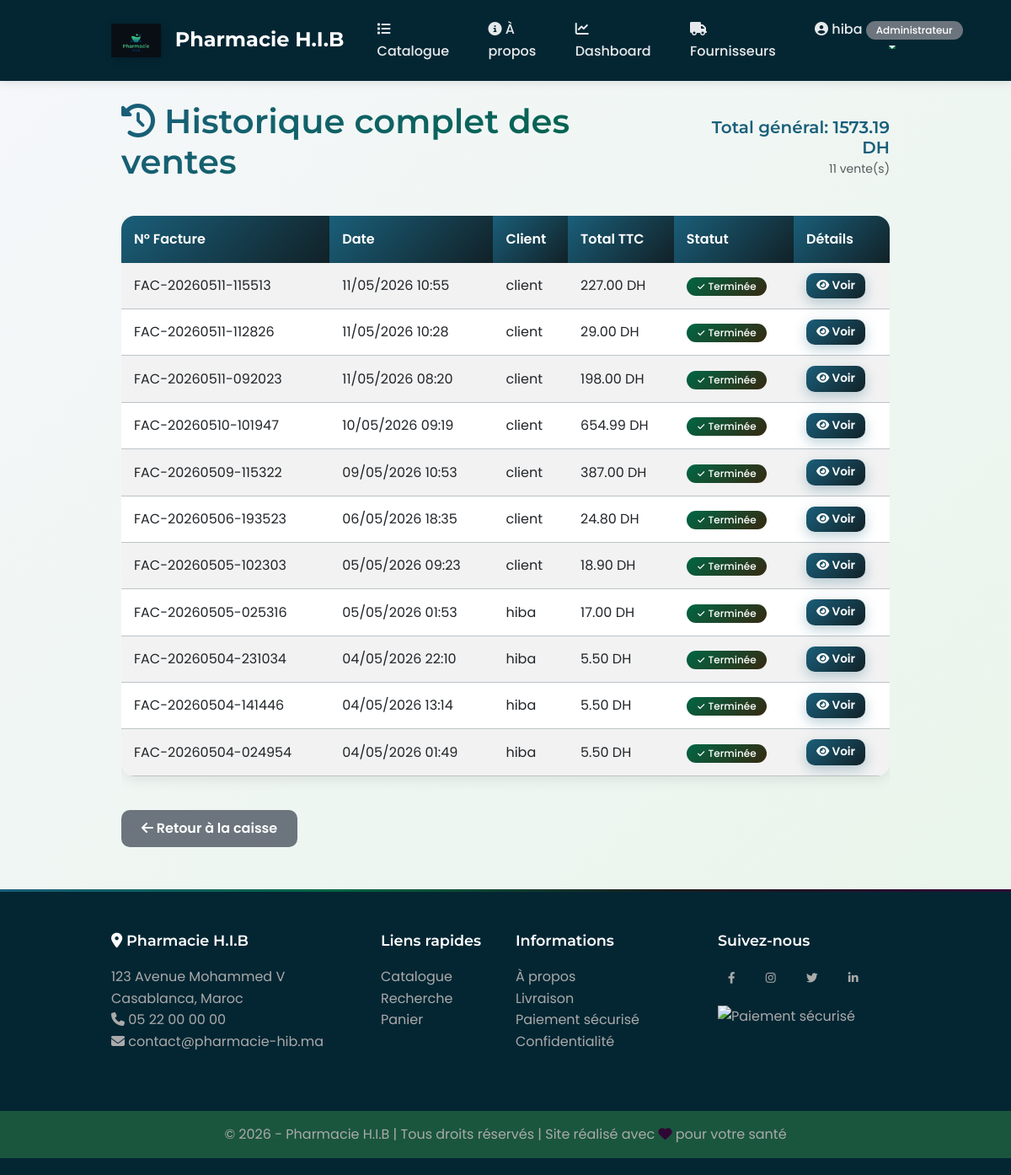
Page /ventes/historique/complet/ (signed in) on the committed database.
### users/models.py (models this page shows, shortened)
class Profile(models.Model):
    ROLE_CHOICES = [
        ('client', 'Client'),
        ('pharmacien', 'Pharmacien'),
        ('admin', 'Administrateur'),
    ]
    user = models.OneToOneField(User, on_delete=models.CASCADE)
    role = models.CharField(max_length=20, choices=ROLE_CHOICES, default='client')
    telephone = models.CharField(max_length=20, blank=True)
    adresse = models.TextField(blank=True)

### ventes/models.py (models this page shows, shortened)
class Vente(models.Model):
    STATUT_CHOICES = [
        ('en_cours', 'En cours'),
        ('terminee', 'Terminée'),
        ('annulee', 'Annulée'),
    ]
    PAIEMENT_CHOICES = [
        ('carte', 'Paiement par carte'),
        ('livraison', 'Paiement à la livraison'),
        ('effectue', 'Paiement effectué'),
        ('en_attente', 'Paiement en attente'),
    ]
    numero_facture = models.CharField(max_length=50, unique=True)
    utilisateur = models.ForeignKey(User, on_delete=models.CASCADE)
    date_vente = models.DateTimeField(auto_now_add=True)
    total_ttc = models.DecimalField(max_digits=10, decimal_places=2, default=0)
    statut = models.CharField(max_length=20, choices=STATUT_CHOICES, default='en_cours')
    mode_paiement = models.CharField(max_length=20, choices=PAIEMENT_CHOICES, default='livraison')
    class Meta:
        ordering = ['-date_vente']

### ventes/views.py (the view)
# urls.py: path('historique/complet/', views.historique_complet, name='historique_complet'),
@login_required
def historique_complet(request):
    if request.user.profile.role not in ['pharmacien', 'admin']:
        messages.error(request, '❌ Accès réservé aux pharmaciens et administrateurs')
        return redirect('stock:liste_medicaments')
    ventes = Vente.objects.filter(statut='terminee').order_by('-date_vente')
    total_general = sum(vente.total_ttc for vente in ventes)
    context = {
        'ventes': ventes,
        'total_general': total_general,
        'titre': 'Historique complet des ventes'
    }
    return render(request, 'ventes/historique_complet.html', context)

### pharmacie/context_processors.py (called while the page is built)
def alertes_context(request):
    if request.user.is_authenticated and request.user.profile.role in ['admin', 'pharmacien']:
        rupture = Medicament.objects.filter(quantite_stock=0).count()
        critique = Medicament.objects.filter(quantite_stock__lte=Medicament.objects.values('seuil_alerte')).count()
        date_limite = timezone.now().date() + timedelta(days=30)
        expirant = Medicament.objects.filter(date_expiration__lte=date_limite, date_expiration__gte=timezone.now().date()).count()
        expires = Medicament.objects.filter(date_expiration__lt=timezone.now().date()).count()
        total_alertes = rupture + critique + expirant + expires
    else:
        total_alertes = 0
    return {'total_alertes': total_alertes}

### ventes/templates/ventes/historique_complet.html (shortened to what this page needs)
{% extends 'base.html' %}
{% block content %}
<div class="container">
    <div class="d-flex justify-content-between align-items-center mb-4">
        <h1><i class="fas fa-history"></i> {{ titre }}</h1>
        <div class="text-end">
            <h4 class="text-primary mb-0">Total général: {{ total_general }} DH</h4>
            <small class="text-muted">{{ ventes|length }} vente(s)</small>
        </div>
    </div>
    {% if ventes %}
    <div class="table-responsive">
        <table class="table table-striped table-hover">
            <thead class="table-dark">
                <tr>
                    <th>N° Facture</th>
                    <th>Date</th>
                    <th>Client</th>
                    <th>Total TTC</th>
                    <th>Statut</th>
                    <th>Détails</th>
                </tr>
            </thead>
            <tbody>
                {% for vente in ventes %}
                <tr>
                    <td>{{ vente.numero_facture }}</td>
                    <td>{{ vente.date_vente|date:"d/m/Y H:i" }}</td>
                    <td>{{ vente.utilisateur.username }}</td>
                    <td>{{ vente.total_ttc }} DH</td>
                    <td>
                        {% if vente.statut == 'terminee' %}
                            <span class="badge bg-success">✓ Terminée</span>
                        {% elif vente.statut == 'annulee' %}
                            <span class="badge bg-danger">✗ Annulée</span>
                        {% else %}
                            <span class="badge bg-warning">⏳ En cours</span>
                        {% endif %}
                    </td>
                    <td>
                        <a href="{% url 'ventes:facture' vente.id %}" class="btn btn-sm btn-primary">
                            <i class="fas fa-eye"></i> Voir
                        </a>
                    </td>
                </tr>
                {% endfor %}
            </tbody>
        </table>
    </div>
    {% else %}
    <div class="alert alert-info text-center">
        <i class="fas fa-shopping-cart fa-3x mb-3 d-block"></i>
        <h4>Aucune vente enregistrée</h4>
        <p>Les ventes apparaîtront ici une fois qu'elles seront effectuées.</p>
    </div>
    {% endif %}
    <div class="mt-4">
        <a href="{% url 'ventes:caisse_pharmacien' %}" class="btn btn-secondary">
            <i class="fas fa-arrow-left"></i> Retour à la caisse
        </a>
    </div>
</div>
{% endblock %}

### templates/base.html (shortened to what this page needs)
<!DOCTYPE html>
<html lang="fr">
<head>
    <link href="https://cdn.jsdelivr.net/npm/bootstrap@5.3.0/dist/css/bootstrap.min.css" rel="stylesheet">
    <link rel="stylesheet" href="https://cdnjs.cloudflare.com/ajax/libs/font-awesome/6.4.0/css/all.min.css">
    {% load static %}
    <link rel="stylesheet" href="{% static 'css/style.css' %}">
</head>
<body>
    <nav class="navbar navbar-expand-lg navbar-dark bg-pharmacy sticky-top">
        <div class="container">
            <a class="navbar-brand" href="{% url 'stock:liste_medicaments' %}">
                <img src="{% static 'images/image.png' %}" alt="H.I.B">
                Pharmacie H.I.B
            </a>
            <div class="collapse navbar-collapse" id="navbarNav">
                <ul class="navbar-nav ms-auto">
                    <li class="nav-item">
                        <a class="nav-link" href="{% url 'stock:liste_medicaments' %}">
                            <i class="fas fa-list"></i> Catalogue
                        </a>
                    </li>
                    <li class="nav-item">
                        <a class="nav-link" href="{% url 'stock:about' %}">
                            <i class="fas fa-info-circle"></i> À propos
                        </a>
                    </li>
                    {% if user.is_authenticated %}
                        {% if user.profile.role == 'admin' %}
                            <li class="nav-item">
                                <a class="nav-link" href="{% url 'dashboard:index' %}">
                                    <i class="fas fa-chart-line"></i> Dashboard
                                </a>
                            </li>
                            <li class="nav-item">
                                <a class="nav-link" href="{% url 'stock:liste_fournisseurs' %}">
                                    <i class="fas fa-truck"></i> Fournisseurs
                                </a>
                            </li>
                        {% endif %}
                        <li class="nav-item dropdown">
                            <a class="nav-link dropdown-toggle" href="#" data-bs-toggle="dropdown">
                                <i class="fas fa-user-circle"></i> {{ user.username }}
                                <span class="badge bg-secondary">{{ user.profile.get_role_display }}</span>
                            </a>
                        </li>
                    {% endif %}
                </ul>
            </div>
        </div>
    </nav>
    <main class="container mt-4">
        {% block content %}
        {% endblock %}
    </main>
    <footer class="footer">
        <div class="container">
            <div class="row">
                <div class="col-md-4 mb-4">
                    <h5><i class="fas fa-map-marker-alt"></i> Pharmacie H.I.B</h5>
                    <p>123 Avenue Mohammed V<br>
                    Casablanca, Maroc<br>
                    <i class="fas fa-phone"></i> 05 22 00 00 00<br>
                    <i class="fas fa-envelope"></i> contact@pharmacie-hib.ma</p>
                </div>
                <div class="col-md-2 mb-4">
                    <h5>Liens rapides</h5>
                    <ul class="list-unstyled">
                        <li><a href="{% url 'stock:liste_medicaments' %}">Catalogue</a></li>
                        <li><a href="{% url 'stock:recherche' %}">Recherche</a></li>
                        <li><a href="{% url 'ventes:panier' %}">Panier</a></li>
                    </ul>
                </div>
                <div class="col-md-3 mb-4">
                    <h5>Informations</h5>
                    <ul class="list-unstyled">
                        <li><a href="#">À propos</a></li>
                        <li><a href="#">Livraison</a></li>
                        <li><a href="#">Paiement sécurisé</a></li>
                        <li><a href="#">Confidentialité</a></li>
                    </ul>
                </div>
                <div class="col-md-3 mb-4">
                    <h5>Suivez-nous</h5>
                    <div class="social-links">
                        <a href="#" class="btn btn-outline-light btn-sm me-2"><i class="fab fa-facebook-f"></i></a>
                        <a href="#" class="btn btn-outline-light btn-sm me-2"><i class="fab fa-instagram"></i></a>
                        <a href="#" class="btn btn-outline-light btn-sm me-2"><i class="fab fa-twitter"></i></a>
                        <a href="#" class="btn btn-outline-light btn-sm"><i class="fab fa-linkedin-in"></i></a>
                    </div>
                    <div class="mt-3">
                        <img src="{% static 'images/paiement.png' %}" alt="Paiement sécurisé" style="height: 40px;" class="img-fluid">
                    </div>
                </div>
            </div>
        </div>
        <div class="footer-bottom">
            <div class="container text-center">
                <p class="mb-0">&copy; 2026 - Pharmacie H.I.B | Tous droits réservés | Site réalisé avec <i class="fas fa-heart text-danger"></i> pour votre santé</p>
            </div>
        </div>
    </footer>
</body>
</html>

### static/css/style.css (style rules this page uses)
:root { --pharma-blue: #1a5f7a; --pharma-blue-dark: #0e3d4f; --pharma-blue-light: #112127; --pharma-green: #006644; --pharma-green-dark: #003366 ; --pharma-green-light: #362911; --pharma-orange: #1C1C1C; --pharma-red: #2f0735; --pharma-yellow: #202908; --pharma-purple: #9b59b6; --dark: #2c3e50; --gray-dark: #34495e; --gray: #7f8c8d; --gray-light: #bdc3c7; --light: #ecf0f1; --white: #ffffff; --black: #1a1a2e; --shadow-sm: 0 2px 4px rgba(0,0,0,0.05); --shadow-md: 0 5px 15px rgba(0,0,0,0.08); --shadow-lg: 0 10px 25px rgba(0,0,0,0.1); --shadow-xl: 0 20px 40px rgba(0,0,0,0.15); --shadow-primary: 0 5px 15px rgba(26,95,122,0.3); --shadow-green: 0 5px 15px rgba(39,174,96,0.3); --spacing-xs: 0.25rem; --spacing-sm: 0.5rem; --spacing-md: 1rem; --spacing-lg: 1.5rem; --spacing-xl: 2rem; --spacing-xxl: 3rem; --radius-sm: 6px; --radius-md: 10px; --radius-lg: 16px; --radius-xl: 24px; --radius-round: 50%; --transition-fast: 0.15s ease; --transition-normal: 0.3s ease; --transition-slow: 0.5s ease; --font-primary: 'Poppins', -apple-system, BlinkMacSystemFont, 'Segoe UI', Roboto, sans-serif; --font-heading: 'Montserrat', var(--font-primary); }
* { margin: 0; padding: 0; box-sizing: border-box; }
html { scroll-behavior: smooth; }
body { font-family: var(--font-primary); background: linear-gradient(135deg, #f5f7fa 0%, #e8f5e9 100%); color: var(--dark); line-height: 1.6; min-height: 100vh; }
h1, h2, h3, h4, h5, h6 { font-family: var(--font-heading); font-weight: 600; margin-bottom: var(--spacing-md); }
h1 { font-size: 2.5rem; background: linear-gradient(135deg, var(--pharma-blue), var(--pharma-green)); -webkit-background-clip: text; -webkit-text-fill-color: transparent; background-clip: text; }
h4 { font-size: 1.25rem; }
h5 { font-size: 1.1rem; }
.navbar { background: linear-gradient(135deg, var(--pharma-blue), var(--pharma-blue-light)); padding: 0.8rem 0; box-shadow: var(--shadow-lg); position: sticky; top: 0; z-index: 1000; }
.navbar-brand { font-family: var(--font-heading); font-weight: 700; font-size: 1.6rem; position: relative; padding: 0.5rem 0; }
.navbar-brand img { height: 45px; margin-right: 12px; transition: var(--transition-normal); filter: drop-shadow(2px 2px 4px rgba(0,0,0,0.2)); }
.nav-link { color: rgba(255,255,255,0.9) !important; font-weight: 500; margin: 0 4px; padding: 0.6rem 1.2rem !important; border-radius: var(--radius-md); transition: var(--transition-normal); position: relative; }
.nav-link::after { content: ''; position: absolute; bottom: 0; left: 50%; width: 0; height: 2px; background: var(--pharma-green); transition: var(--transition-normal); transform: translateX(-50%); }
.btn { border: none; border-radius: var(--radius-md); padding: 10px 24px; font-weight: 600; transition: var(--transition-normal); position: relative; overflow: hidden; cursor: pointer; }
.btn::before { content: ''; position: absolute; top: 50%; left: 50%; width: 0; height: 0; background: rgba(255,255,255,0.2); border-radius: var(--radius-round); transform: translate(-50%, -50%); transition: width 0.6s, height 0.6s; }
.btn-primary { background: linear-gradient(135deg, var(--pharma-blue), var(--pharma-blue-light)); color: white; box-shadow: var(--shadow-primary); }
.btn-sm { padding: 5px 12px; font-size: 0.85rem; }
.table { border-radius: var(--radius-lg); overflow: hidden; box-shadow: var(--shadow-md); }
.table thead th { background: linear-gradient(135deg, var(--pharma-blue), var(--pharma-blue-light)); color: white; border: none; padding: 15px; font-weight: 600; }
.table tbody tr { transition: var(--transition-fast); border-bottom: 1px solid var(--gray-light); }
.table tbody td { padding: 12px 15px; vertical-align: middle; }
.badge { padding: 5px 12px; border-radius: 20px; font-weight: 500; font-size: 0.75rem; }
footer { background: linear-gradient(135deg, var(--pharma-blue-dark), var(--dark)); color: rgba(255,255,255,0.7); padding: 40px 0 20px; margin-top: 60px; position: relative; }
footer::before { content: ''; position: absolute; top: 0; left: 0; right: 0; height: 3px; background: linear-gradient(90deg, var(--pharma-blue), var(--pharma-green), var(--pharma-orange), var(--pharma-red)); }
footer p { margin: 0; }
@media (max-width: 1200px) { .container { max-width: 960px; } }
.text-primary { color: var(--pharma-blue) !important; }
.text-danger { color: var(--pharma-red) !important; }
.bg-success { background: linear-gradient(135deg, var(--pharma-green), var(--pharma-green-light)) !important; }

### rows in the picture
Vente: numero_facture "FAC-20260511-115513", date_vente "11/05/2026 10:55", utilisateur.username "client", total_ttc "227.00", statut "✓ Terminée"
Vente: numero_facture "FAC-20260511-112826", date_vente "11/05/2026 10:28", utilisateur.username "client", total_ttc "29.00", statut "✓ Terminée"
Vente: numero_facture "FAC-20260511-092023", date_vente "11/05/2026 08:20", utilisateur.username "client", total_ttc "198.00", statut "✓ Terminée"
Vente: numero_facture "FAC-20260510-101947", date_vente "10/05/2026 09:19", utilisateur.username "client", total_ttc "654.99", statut "✓ Terminée"
Vente: numero_facture "FAC-20260509-115322", date_vente "09/05/2026 10:53", utilisateur.username "client", total_ttc "387.00", statut "✓ Terminée"
Vente: numero_facture "FAC-20260506-193523", date_vente "06/05/2026 18:35", utilisateur.username "client", total_ttc "24.80", statut "✓ Terminée"
Vente: numero_facture "FAC-20260505-102303", date_vente "05/05/2026 09:23", utilisateur.username "client", total_ttc "18.90", statut "✓ Terminée"
Vente: numero_facture "FAC-20260505-025316", date_vente "05/05/2026 01:53", utilisateur.username "hiba", total_ttc "17.00", statut "✓ Terminée"
Vente: numero_facture "FAC-20260504-231034", date_vente "04/05/2026 22:10", utilisateur.username "hiba", total_ttc "5.50", statut "✓ Terminée"
Vente: numero_facture "FAC-20260504-141446", date_vente "04/05/2026 13:14", utilisateur.username "hiba", total_ttc "5.50", statut "✓ Terminée"
Vente: numero_facture "FAC-20260504-024954", date_vente "04/05/2026 01:49", utilisateur.username "hiba", total_ttc "5.50", statut "✓ Terminée"

### other values in the picture
{{ user.username }} "hiba"
{{ user.profile.get_role_display }} "Administrateur"
{{ titre }} "Historique complet des ventes"
{{ total_general }} "1573.19"
{{ ventes|length }} "11"
